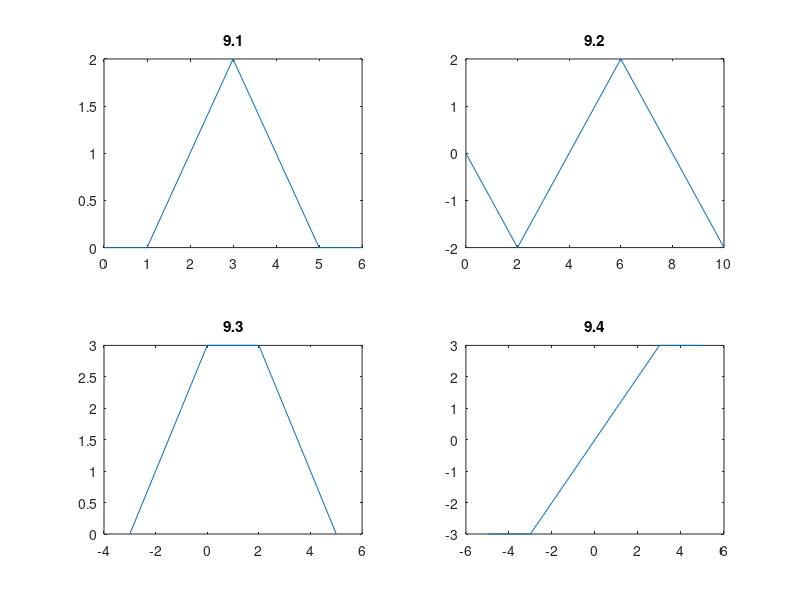

This chart was generated by the following MATLAB code:
clear;
x=0:1:6;
y=[0, 0, 1, 2, 1, 0, 0]
subplot (2, 2, 1);
plot(x, y)
title("9.1")


x=0:1:10;
y=[0, -1, -2, -1, 0, 1, 2, 1, 0, -1, -2]
subplot (2, 2, 2);
plot(x, y)
title("9.2")



x=-3:1:5;
y=[0, 1, 2, 3, 3, 3, 2, 1, 0]
subplot (2, 2, 3);
plot(x, y)
title("9.3")



x=-5:1:5;
y=[-3, -3, -3, -2, -1, 0, 1, 2, 3, 3, 3]
subplot (2, 2, 4);
plot(x, y)
title("9.4")

